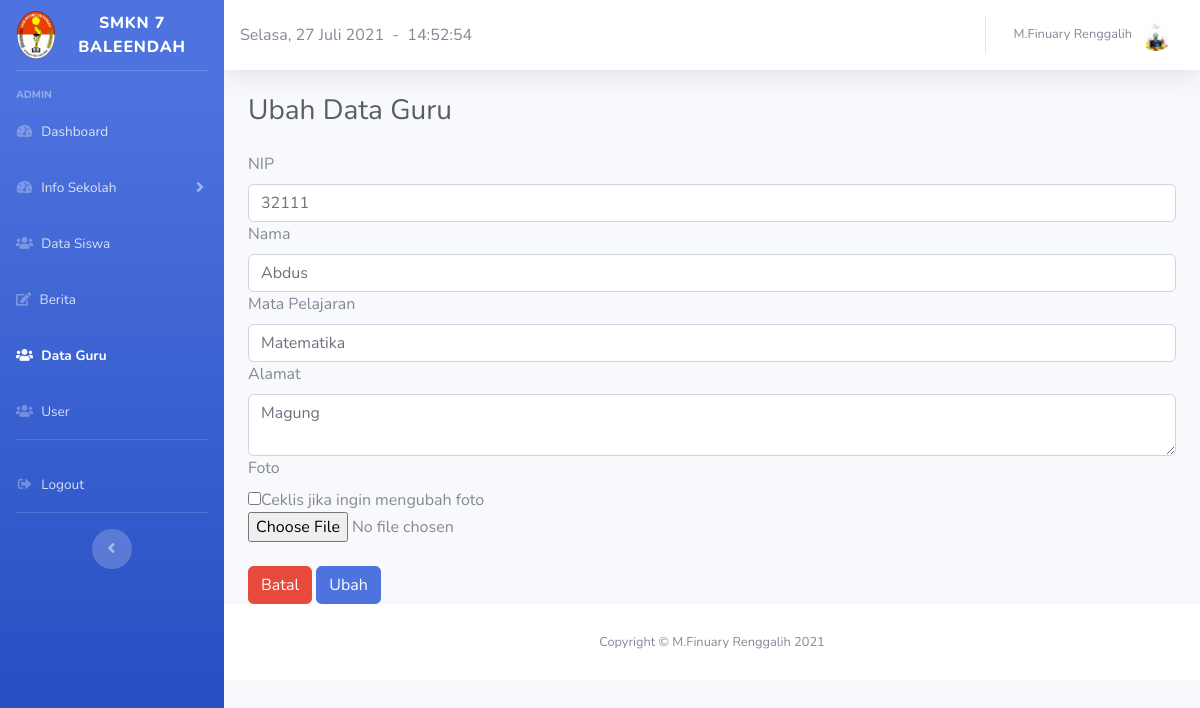
Screenshot of /halaman_admin/guru/form_ubah.php?id=6 (signed in) with the database file from the repository.
### tables this page shows
CREATE TABLE `guru` (
  `id` int(11) NOT NULL,
  `nip` varchar(11) NOT NULL,
  `nama` varchar(225) NOT NULL,
  `mata_pelajaran` varchar(225) NOT NULL,
  `alamat` varchar(225) NOT NULL,
  `foto` varchar(225) NOT NULL
);

### halaman_admin/guru/form_ubah.php (the view, shortened to what this page needs)
<!DOCTYPE html>
<html lang="en">
<head>
  <link href="../vendor/fontawesome-free/css/all.min.css" rel="stylesheet" type="text/css">
  <link href="../css/sb-admin-2.min.css" rel="stylesheet">
</head>
<body id="page-top">
  <div id="wrapper">
    <ul class="navbar-nav bg-gradient-primary sidebar sidebar-dark accordion" id="accordionSidebar">
      <a class="sidebar-brand d-flex align-items-center justify-content-center" href="index.html">
        <div class="sidebar-brand-icon">
          <img src="../../images/foto.png" height="50">
        </div>
        <div class="sidebar-brand-text mx-3">SMKN 7 BALEENDAH</div>
      </a>
      <hr class="sidebar-divider">
      <div class="sidebar-heading">
        Admin
      </div>
      <li class="nav-item">
        <a class="nav-link collapsed" href="../halaman_admin.php" data-toggle="collapses" data-target="#collapsesOne" aria-expanded="true" aria-controls="collapseOnes">
          <i class="fas fa-fw fa-tachometer-alt"></i>
          <span>Dashboard</span></a>
      </li>
      <li class="nav-item">
        <a class="nav-link collapsed" href="#" data-toggle="collapse" data-target="#collapseOne" aria-expanded="true" aria-controls="collapseOne">
          <i class="fas fa-fw fa-tachometer-alt"></i>
          <span>Info Sekolah</span></a>
      </li>
      <li class="nav-item">
        <a class="nav-link collapsed" href="../siswa/tambah_siswa.php" data-toggle="collapses" data-target="#collapseTwo" aria-expanded="true" aria-controls="collapseTwo">
          <i class="fa fa-users"></i>
          <span>Data Siswa</span>
        </a>
      </li>
      <li class="nav-item">
        <a class="nav-link collapsed" href="../info_sekolah/berita/berita.php" data-toggle="collapses" data-target="#collapseUtilities" aria-expanded="true" aria-controls="collapseUtilities">
          <i class="fa fa-edit"></i>
          <span>Berita</span>
        </a>
      </li>
      <li class="nav-item active">
        <a class="nav-link collapsed" href="tambah_guru.php" data-toggle="collapses" data-target="#collapsePages" aria-expanded="true" aria-controls="collapsePages">
          <i class="fa fa-users"></i>
          <span>Data Guru</span>
        </a>
      </li>
      <li class="nav-item">
        <a class="nav-link collapsed" href="../user/tambah_user.php" data-toggle="collapses" data-target="#collapsePagess" aria-expanded="true" aria-controls="collapsePagess">
          <i class="fa fa-users"></i>
          <span>User</span></a>
      </li>
      <hr class="sidebar-divider d-none d-md-block">
      <li class="nav-item">
        <a class="nav-link" href="../../login/logout.php">
          <i class="fas fa-fw fa-sign-out-alt"></i>
          <span>Logout</span></a>
      </li>
      <hr class="sidebar-divider d-none d-md-block">
      <div class="text-center d-none d-md-inline">
        <button class="rounded-circle border-0" id="sidebarToggle"></button>
      </div>
    </ul>
    <div id="content-wrapper" class="d-flex flex-column">
      <div id="content">
        <nav class="navbar navbar-expand navbar-light bg-white topbar mb-4 static-top shadow">
          <script lang="JavaScript">document.write(tanggallengkap);</script>&nbsp;&nbsp;-&nbsp;&nbsp;
          <div id="jam"></div>
          <ul class="navbar-nav ml-auto">
            <li class="nav-item dropdown no-arrow">
              <a class="nav-link dropdown-toggle" href="#" id="userDropdown" role="button" data-toggle="dropdown" aria-haspopup="true" aria-expanded="false">
                <span class="mr-2 d-none d-lg-inline text-gray-600 small"><?php echo $_SESSION['nama']; ?></span>
                <?php echo "<img class='img-profile rounded-circle' src='../images/".$_SESSION['foto']."'>"; ?>
              </a>
            </li>
          </ul>
        </nav>
    <div class="container-fluid">
          <h1 class="h3 mb-4 text-gray-800">Ubah Data Guru</h1>
          <div class="row">
            <div class="col-lg">
              <?php
          include "../../koneksi.php";
          $id = $_GET['id'];
          $query = "SELECT * FROM guru WHERE id='".$id."'";
          $sql = mysqli_query($koneksi, $query);
          $data = mysqli_fetch_array($sql);
        ?>
      <form method="post" action="proses_ubah.php?id=<?php echo $id; ?>" enctype="multipart/form-data">
        <label for="nip">NIP</label>
              <div class="input-group">
                  <input type="text" name="nip" value="<?php echo $data['nip']; ?>" class="form-control" id="nip" placeholder="NIP..">
              </div>
            <label for="nama">Nama</label>
              <div class="input-group">
                  <input type="text" name="nama" value="<?php echo $data['nama']; ?>" class="form-control" id="nama" placeholder="Nama..">
              </div>
              <label for="mata_pelajaran">Mata Pelajaran</label>
              <div class="input-group">
                  <input type="text" name="mata_pelajaran" value="<?php echo $data['mata_pelajaran']; ?>" class="form-control" id="mata_pelajaran" placeholder="Mata Pelajaran..">
              </div>
              <label for="alamat">Alamat</label>
              <div class="input-group">
                <textarea name="alamat" class="form-control" id="alamat"><?php echo $data['alamat']; ?></textarea>
              </div>
              <label for="foto">Foto</label>
              <div>
                  <input type="checkbox" name="ubah_foto" value="true">Ceklis jika ingin mengubah foto<br>
                  <input type="file" name="foto" id="foto">
              </div>
              <br>
      </div>
        </div>
        <div>
          <a href="tambah_guru.php"><button type="button" class="btn btn-danger">Batal</button></a>
          <button type="submit" class="btn btn-primary" value="Ubah">Ubah</button>
        </div>
    </div>
      <footer class="sticky-footer bg-white">
        <div class="container my-auto">
          <div class="copyright text-center my-auto">
            <span>Copyright &copy; M.Finuary Renggalih <?= date('Y'); ?></span>
          </div>
        </div>
      </footer>
    </div>
  </div>
</body>
</html>

### rows the page displays
guru: nip "32111", nama "Abdus", mata_pelajaran "Matematika", alamat "Magung"

### other values shown
$_SESSION['nama'] "M.Finuary Renggalih"
